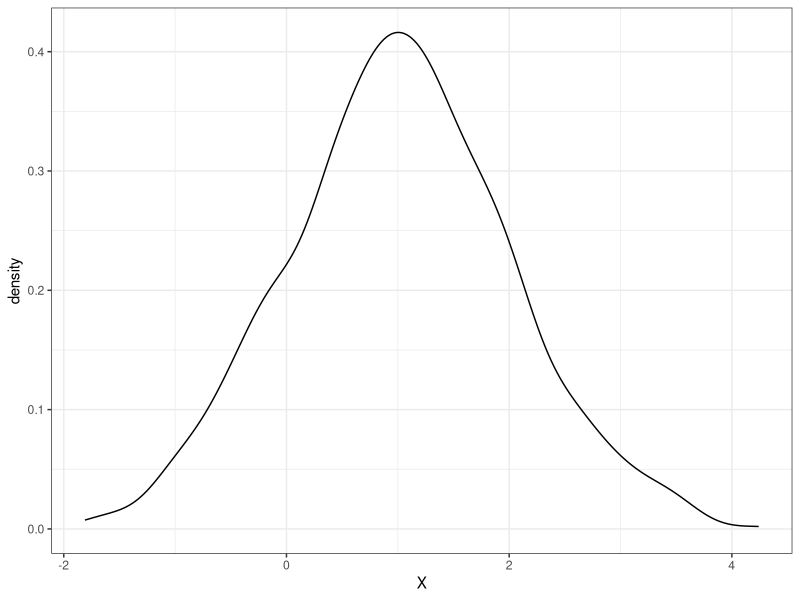
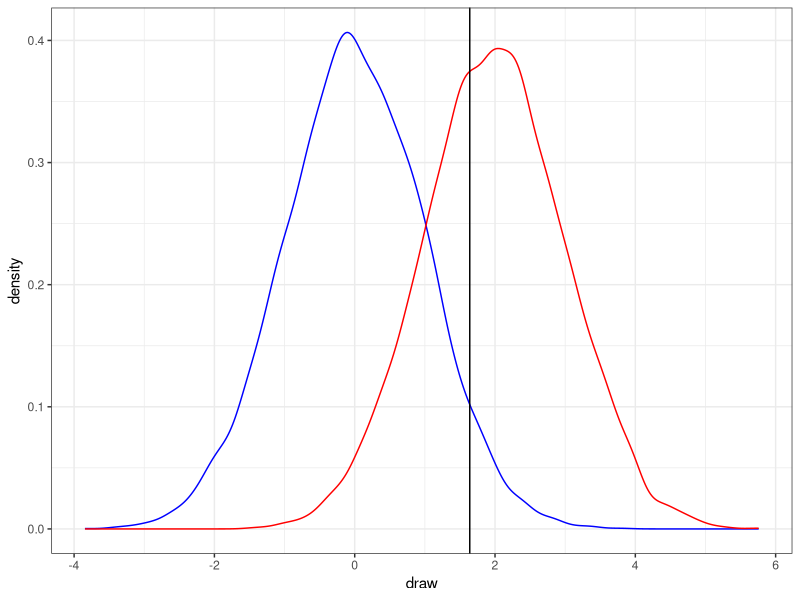

The R source for these figures, in order:
library(ggplot2)
theme_set(theme_bw())

set.seed(123)

mu = 1
sigma = mu
X = rnorm(1000, mean = mu, sd = sigma)

df = as.data.frame(X)

ggplot(data = df) +
    geom_density(aes(x = X))

# Show the result from slide 10... 

n = 10000
draw = rnorm(n,mean = 0,sd = 1)
n1 = length(draw[draw > 1.64]) / n

draw_h1 = rnorm(n,mean = 2, sd = 1)
n2 = length(draw_h1[draw_h1 > 1.64]) / n

n1 / n2

ggplot(data = data.frame(draw, draw_h1)) +
    geom_density(aes(x = draw), color = "blue") +
    geom_density(aes(x = draw_h1), color = "red") +
    geom_vline(aes(xintercept = 1.64))